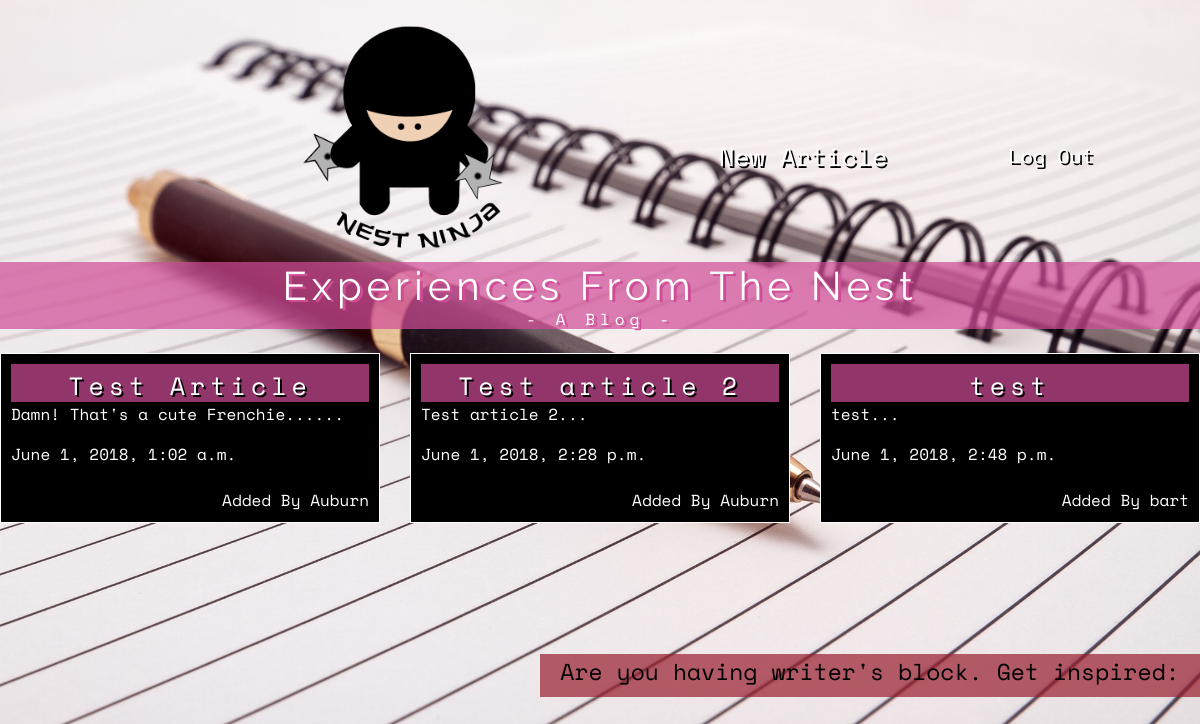
Screenshot of /articles/ (signed in) with the database file from the repository.
### articles/models.py (models this page shows, shortened)
class Articles(models.Model):
    title = models.CharField(max_length=100)
    slug = models.SlugField()
    body = models.TextField()
    date = models.DateTimeField(auto_now_add=True)
    author = models.ForeignKey(User, on_delete=models.CASCADE, default=None)
    thumb = models.ImageField(default='default.png', blank=True)
    def snippet(self):
        return self.body[:50] + '...'

### articles/views.py (the view)
@login_required(login_url="/accounts/login/")
def article_list(request):
    articles = Articles.objects.all().order_by('date')
    return render(request, 'articles/article_list.html', {'articles': articles})

### articles/templates/articles/article_list.html
{% extends 'base_layout.html' %}
{% block content %}
      <h1>Experiences From The Nest</h1>
      <h6 id="experiences"> - A Blog - </h6>
    <br>
    <div class="articles">
      {% for article in articles %}
        <div class="article">
          <h2><a href="{% url 'articles:detail' slug=article.slug %}">{{article.title}} </a></h2>
          <p>{{article.snippet}}</p>
          <p>{{article.date}}</p>
          <p class="author">Added By {{ article.author.username}}</p>
        </div>
      {% endfor %}
  </div>
{% endblock %}

### templates/base_layout.html (shortened to what this page needs)
{% load static from staticfiles %}
<!DOCTYPE html>
<html lang="en">
  <head>
    <link rel="stylesheet" href="https://maxcdn.bootstrapcdn.com/bootstrap/4.0.0/css/bootstrap.min.css">
    <link rel="stylesheet" href="{% static 'styles.css' %}">
</head>
<body>
  <a href="{% url 'home' %}">
    <img id ="logo" src="{% static 'Artboard 1.png' %}"/>
  </a>
  <header class="wrapper">
    <nav>
      <ul>
        {% if user.is_authenticated %}
        <li>
          <form class="logout-link" action="{% url 'accounts:logout' %}" method="post">
            <button type="submit">Log Out</button>
          </form>
        </li>
        <li><a href="{% url 'articles:create' %}" class="highlight">New Article</a></li>
        {% else %}
        <li><a href="{% url 'accounts:login' %}">Log In</a></li>
        <li><a href="{% url 'accounts:signup' %}">Sign Up</a></li>
        {% endif %}
      </ul>
    </nav>
  </header>
  <div class="wrapper">
  {% block content %}
  {% endblock %}
  </div>
  <div id='inspired'>
    Are you having writer's block. Get inspired:
  </div>
  <head>
  </head>
  </body>
</html>

### assets/styles.css (style rules this page uses)
body { background-color: #FCFFFE; background-image: url(/static/backG.jpeg); background-size: 100%; color: #fff; }
body * { font-family: 'Space Mono', monospace; }
h1 { text-align: center; font-weight: normal; margin: 0; letter-spacing: 5px; background-color: rgba(208, 76, 151, 0.7); text-shadow: 3px 2px #D04C97; }
h2 { text-align: center; font-weight: normal; margin: 0; letter-spacing: 5px; background-color: rgba(208, 76, 151, 0.7); text-shadow: 3px 2px #D04C97; }
#experiences { text-align: center; font-weight: normal; margin: 0; letter-spacing: 5px; background-color: rgba(208, 76, 151, 0.7); text-shadow: 3px 2px #D04C97; }
#inspired { display: inline-block; font-size: 23px; height: 20%; width: 55%; float: right; color: black; text-align: center; margin-top: 8%; background-color: rgba(153, 29, 47, 0.7); }
a, a:hover, a:visited { padding: 6px; color: #fff; text-decoration: none; font-size: 25px; text-shadow: 2px 2px black; }
#logo { position: absolute; max-height: 330px; max-width: 330px; margin-left: 20%; }
div.wrapper h1 { font-family: 'Raleway', sans-serif; text-align: center; margin: auto; font-size: 40px; }
div.article { background-color: black; margin-bottom: 35px; }
header { position: relative; text-align: right; grid-template-columns: 1fr 1fr; margin: 100px 0px; }
nav { justify-self: end; }
ul { list-style-type: none; display: inline; }
nav li { float: right; max-width: 200px; margin-right: 100px; font-size: 22px; }
nav button { background: none; color: #fff; cursor:pointer; font-size: 20px; }
.articles { display:grid; grid-template-columns: 1fr 1fr 1fr; grid-gap: 30px; }
.article { padding: 10px; border: 1px solid white; position: relative; padding-bottom: 40px }
.article h2 { font-size: 45px: }
.article .author { padding:10px; background: black; position: absolute; right: 0; bottom: 0; margin: 0; }
a.highlight { font-family: 'Space Mono', monospace; font-size: 25px; padding: 15px; text-shadow: 2px 2px black; }
button { font-size: 25px; border: none; text-shadow: 2px 2px black; }

### rows the page displays
Articles: title "Test Article", snippet "Damn! That's a cute Frenchie......", date "June 1, 2018, 1:02 a.m.", author.username "Auburn"
Articles: title "Test article 2", snippet "Test article 2...", date "June 1, 2018, 2:28 p.m.", author.username "Auburn"
Articles: title "test", snippet "test...", date "June 1, 2018, 2:48 p.m.", author.username "bart"
